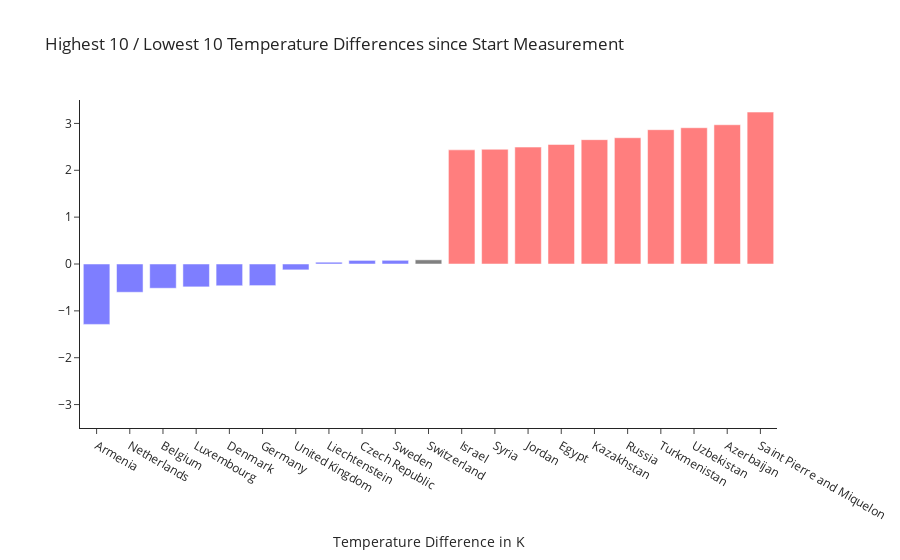

Notebook source saved alongside this figure:
### Code cell
def barchart_top_flop(data):
    
    data = data.pivot_table(index='date', columns=data['country'], values='temperature')
    
    data = data.resample('10Y').mean()
    data = data.fillna(method='backfill')

    diff = data.iloc[-1, :] - data.iloc[0, :]
    temp = data.iloc[0, :]
    data = pd.concat([temp, data.iloc[-1,:]], axis=1).T
        
    top_diff = diff.sort_values(ascending=False).iloc[:10].reset_index()['country'].values
    flop_diff = diff.sort_values(ascending=True).iloc[:10].reset_index()['country'].values
    
    top_diff = np.append(top_diff, 'Switzerland')
    
    top_diff = data[data.columns.intersection(top_diff)].T
    flop_diff = data[data.columns.intersection(flop_diff)].T
    
    top_diff['top_low'] = 'top'
    flop_diff['top_low'] = 'low'
    
    data = pd.concat([top_diff, flop_diff], axis=0)
    data.columns = [data.columns[0].year, data.columns[1].year, 'top_low']
    data.loc['Switzerland', 'top_low'] = 'neutral'
    data['diff'] = data[2013] - data[1743]
    data = data.sort_values(by=['top_low', 'diff'], ascending=True)
    
    
    fig = go.Figure()
    
    for i in range(len(data.index)):
        if data.loc[data.index[i], 'top_low'] == 'top':
            fig.add_trace(go.Bar(
                                y=[data.loc[data.index[i], 'diff']],
                                x=[data.index[i]],
                                marker=dict(
                                    color='red'
                                ),
                                opacity=0.5
                                )
                         )
            
        if data.loc[data.index[i], 'top_low'] == 'low':
            fig.add_trace(go.Bar(
                                y=[data.loc[data.index[i], 'diff']],
                                x=[data.index[i]],
                                marker=dict(
                                    color='blue'
                                ),
                                opacity=0.5
                         ))
            
        if data.loc[data.index[i], 'top_low'] == 'neutral':
            fig.add_trace(go.Bar(
                                y=[data.loc[data.index[i], 'diff']],
                                x=[data.index[i]],
                                marker=dict(
                                    color='grey'
                                )
                                ))
 
    
    fig.update_layout(template='simple_white',
                      title='Highest 10 / Lowest 10 Temperature Differences since Start Measurement',
                      showlegend=False, 
                      xaxis_title='Temperature Difference in K',
                      yaxis=dict(
                          range=[-3.5, 3.5]
                          )
                     )
    fig.show()
    
barchart_top_flop(temp_data)

### Figure 1 — Plotly figure (JSON) as saved in the notebook; plotly's stock layout.template omitted (floating-point values rounded to 4 significant figures)
{"data": [{"marker": {"color": "blue"}, "opacity": 0.5, "type": "bar", "x": ["Armenia"], "y": [-1.289]}, {"marker": {"color": "blue"}, "opacity": 0.5, "type": "bar", "x": ["Netherlands"], "y": [-0.6035]}, {"marker": {"color": "blue"}, "opacity": 0.5, "type": "bar", "x": ["Belgium"], "y": [-0.5176]}, {"marker": {"color": "blue"}, "opacity": 0.5, "type": "bar", "x": ["Luxembourg"], "y": [-0.4883]}, {"marker": {"color": "blue"}, "opacity": 0.5, "type": "bar", "x": ["Denmark"], "y": [-0.4649]}, {"marker": {"color": "blue"}, "opacity": 0.5, "type": "bar", "x": ["Germany"], "y": [-0.4614]}, {"marker": {"color": "blue"}, "opacity": 0.5, "type": "bar", "x": ["United Kingdom"], "y": [-0.1255]}, {"marker": {"color": "blue"}, "opacity": 0.5, "type": "bar", "x": ["Liechtenstein"], "y": [0.03853]}, {"marker": {"color": "blue"}, "opacity": 0.5, "type": "bar", "x": ["Czech Republic"], "y": [0.07673]}, {"marker": {"color": "blue"}, "opacity": 0.5, "type": "bar", "x": ["Sweden"], "y": [0.07888]}, {"marker": {"color": "grey"}, "type": "bar", "x": ["Switzerland"], "y": [0.08892]}, {"marker": {"color": "red"}, "opacity": 0.5, "type": "bar", "x": ["Israel"], "y": [2.436]}, {"marker": {"color": "red"}, "opacity": 0.5, "type": "bar", "x": ["Syria"], "y": [2.449]}, {"marker": {"color": "red"}, "opacity": 0.5, "type": "bar", "x": ["Jordan"], "y": [2.495]}, {"marker": {"color": "red"}, "opacity": 0.5, "type": "bar", "x": ["Egypt"], "y": [2.551]}, {"marker": {"color": "red"}, "opacity": 0.5, "type": "bar", "x": ["Kazakhstan"], "y": [2.653]}, {"marker": {"color": "red"}, "opacity": 0.5, "type": "bar", "x": ["Russia"], "y": [2.695]}, {"marker": {"color": "red"}, "opacity": 0.5, "type": "bar", "x": ["Turkmenistan"], "y": [2.866]}, {"marker": {"color": "red"}, "opacity": 0.5, "type": "bar", "x": ["Uzbekistan"], "y": [2.908]}, {"marker": {"color": "red"}, "opacity": 0.5, "type": "bar", "x": ["Azerbaijan"], "y": [2.972]}, {"marker": {"color": "red"}, "opacity": 0.5, "type": "bar", "x": ["Saint Pierre and Miquelon"], "y": [3.242]}], "layout": {"showlegend": false, "title": {"text": "Highest 10 / Lowest 10 Temperature Differences since Start Measurement"}, "xaxis": {"title": {"text": "Temperature Difference in K"}}, "yaxis": {"range": [-3.5, 3.5]}}}
